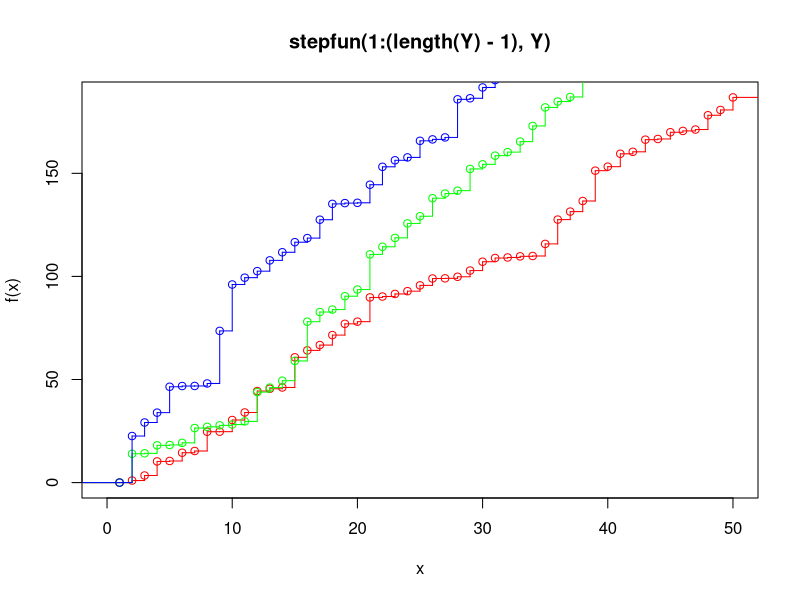

Reproduce this figure in R.
n <- 100
par <- 0.2
len <- 200

plot_pois <- function(n, len, par, plot_color, plot_add){
  X <- c(0, rexp(n, rate=par))
  Y <- c(0, cumsum(X))
  Y <- Y[Y < len]
  print(Y)
  plot(stepfun(1:(length(Y)-1), Y), col = plot_color, 
       add=plot_add, xlim = c(0, 50))
}

plot_pois(n, len, par, "red", FALSE)
plot_pois(n, len, par, "green", TRUE)
plot_pois(n, len, par, "blue", TRUE)

# jeszcze spojrzeć na print screen: nie jestem pewien czy to działa
